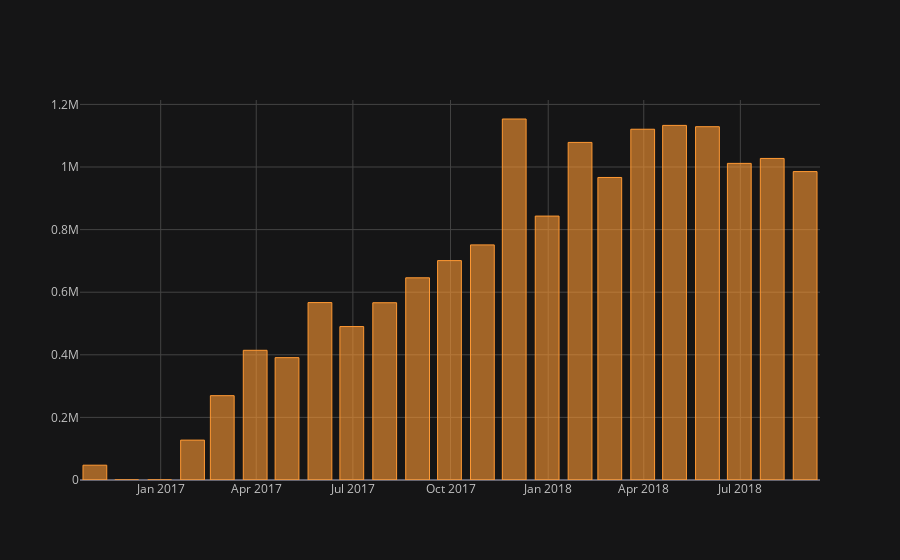

Notebook code cell kept with this figure:
### Code cell
timestamp_sum.iplot(kind='bar', theme='solar')

### Figure 1 — Plotly figure (JSON) as saved in the notebook; plotly's stock layout.template omitted (floating-point values rounded to 4 significant figures)
{"data": [{"marker": {"color": "rgba(255, 153, 51, 0.6)", "line": {"color": "rgba(255, 153, 51, 1.0)", "width": 1}}, "name": "payment_value", "orientation": "v", "text": "", "type": "bar", "x": ["2016-10-31", "2016-11-30", "2016-12-31", "2017-01-31", "2017-02-28", "2017-03-31", "2017-04-30", "2017-05-31", "2017-06-30", "2017-07-31", "2017-08-31", "2017-09-30", "2017-10-31", "2017-11-30", "2017-12-31", "2018-01-31", "2018-02-28", "2018-03-31", "2018-04-30", "2018-05-31", "2018-06-30", "2018-07-31", "2018-08-31"], "y": [47270.0, 0, 19.62, 127400.0, 269500.0, 414400.0, 391000.0, 566900.0, 490200.0, 566400.0, 646000.0, 701000.0, 751100.0, 1153000.0, 843200.0, 1079000.0, 966600.0, 1121000.0, 1133000.0, 1129000.0, 1012000.0, 1027000.0, 985400.0]}], "layout": {"legend": {"bgcolor": "#151516", "font": {"color": "#D9D9D9"}}, "paper_bgcolor": "#151516", "plot_bgcolor": "#151516", "title": {"font": {"color": "#D9D9D9"}}, "xaxis": {"gridcolor": "#434343", "showgrid": true, "tickfont": {"color": "#C2C2C2"}, "title": {"font": {"color": "#D9D9D9"}, "text": ""}, "zerolinecolor": "#666570"}, "yaxis": {"gridcolor": "#434343", "showgrid": true, "tickfont": {"color": "#C2C2C2"}, "title": {"font": {"color": "#D9D9D9"}, "text": ""}, "zerolinecolor": "#666570"}}}
